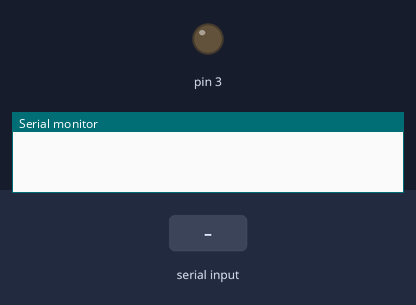
A sketch run on a simulated Arduino Uno, built with avr-gcc and run on an emulated ATmega328P. Shown: output pins drawn as LEDs (lit = HIGH), the last lines printed to the serial monitor. The inputs (shaded band) are chosen by the test bench.

Above: at 1.2 s.
1.3 s: "a" received over Serial
At 4.1 s:
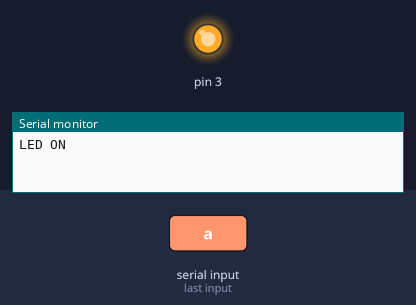
4.3 s: "A" received over Serial
At 7.6 s:
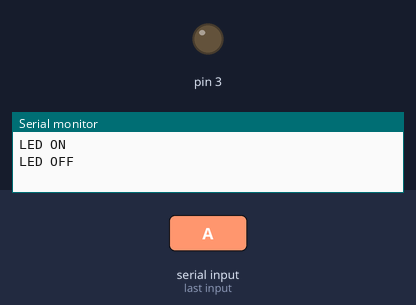
Timing chart, 0 to 9.1 s (numbered marks = the images above; inputs shaded):
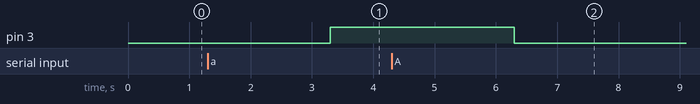

Measured:
- after the input at 1.3 s, pin 3: LOW → HIGH after 2.0 s
- after the input at 4.3 s, pin 3: HIGH → LOW after 2.0 s

The sketch:

serialwrite.ino
```cpp
void setup() {
  Serial.begin(9600);
  pinMode(3,OUTPUT);
}

void loop() {
  if(Serial.available())
  {
    int x;
    x=Serial.read();

    if(x=='a'){delay(2000);Serial.println("LED ON");digitalWrite(3,HIGH);}
    if(x=='A'){delay(2000);Serial.println("LED OFF");digitalWrite(3,LOW);}
  }
}
```
